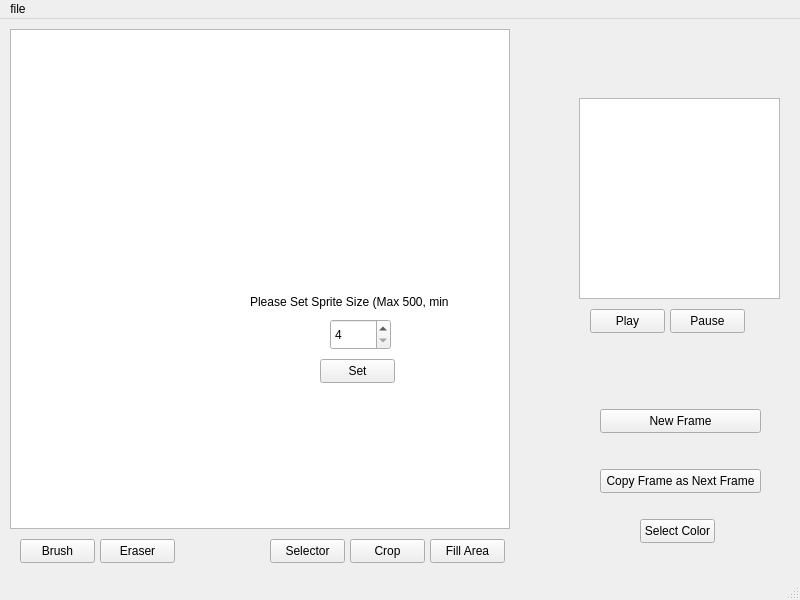
<?xml version="1.0" encoding="UTF-8"?>
<ui version="4.0">
 <class>SpriteEditor</class>
 <widget class="QMainWindow" name="SpriteEditor">
  <property name="geometry">
   <rect>
    <x>0</x>
    <y>0</y>
    <width>800</width>
    <height>600</height>
   </rect>
  </property>
  <property name="windowTitle">
   <string>SpriteEditor</string>
  </property>
  <widget class="QWidget" name="centralwidget">
   <widget class="QPushButton" name="playButton">
    <property name="geometry">
     <rect>
      <x>590</x>
      <y>290</y>
      <width>75</width>
      <height>24</height>
     </rect>
    </property>
    <property name="text">
     <string>Play</string>
    </property>
   </widget>
   <widget class="QPushButton" name="pauseButton">
    <property name="geometry">
     <rect>
      <x>670</x>
      <y>290</y>
      <width>75</width>
      <height>24</height>
     </rect>
    </property>
    <property name="text">
     <string>Pause</string>
    </property>
   </widget>
   <widget class="QGraphicsView" name="previewWindow">
    <property name="geometry">
     <rect>
      <x>579</x>
      <y>79</y>
      <width>201</width>
      <height>201</height>
     </rect>
    </property>
   </widget>
   <widget class="QPushButton" name="colorButton">
    <property name="geometry">
     <rect>
      <x>640</x>
      <y>500</y>
      <width>75</width>
      <height>24</height>
     </rect>
    </property>
    <property name="text">
     <string>Select Color</string>
    </property>
   </widget>
   <widget class="QPushButton" name="newFrameButton">
    <property name="geometry">
     <rect>
      <x>600</x>
      <y>390</y>
      <width>161</width>
      <height>24</height>
     </rect>
    </property>
    <property name="text">
     <string>New Frame</string>
    </property>
   </widget>
   <widget class="QPushButton" name="newFrameCopyButton">
    <property name="geometry">
     <rect>
      <x>600</x>
      <y>450</y>
      <width>161</width>
      <height>24</height>
     </rect>
    </property>
    <property name="text">
     <string>Copy Frame as Next Frame</string>
    </property>
   </widget>
   <widget class="QGraphicsView" name="drawingView">
    <property name="geometry">
     <rect>
      <x>10</x>
      <y>10</y>
      <width>500</width>
      <height>500</height>
     </rect>
    </property>
    <property name="sizePolicy">
     <sizepolicy hsizetype="Expanding" vsizetype="Expanding">
      <horstretch>0</horstretch>
      <verstretch>0</verstretch>
     </sizepolicy>
    </property>
    <property name="maximumSize">
     <size>
      <width>500</width>
      <height>500</height>
     </size>
    </property>
    <property name="verticalScrollBarPolicy">
     <enum>Qt::ScrollBarAlwaysOff</enum>
    </property>
    <property name="horizontalScrollBarPolicy">
     <enum>Qt::ScrollBarAlwaysOff</enum>
    </property>
   </widget>
   <widget class="QLabel" name="setSizeLabel">
    <property name="geometry">
     <rect>
      <x>250</x>
      <y>275</y>
      <width>201</width>
      <height>16</height>
     </rect>
    </property>
    <property name="text">
     <string>Please Set Sprite Size (Max 500, min 4)</string>
    </property>
   </widget>
   <widget class="QPushButton" name="setSizeButton">
    <property name="geometry">
     <rect>
      <x>320</x>
      <y>340</y>
      <width>75</width>
      <height>24</height>
     </rect>
    </property>
    <property name="text">
     <string>Set</string>
    </property>
   </widget>
   <widget class="QSpinBox" name="setSizeSpinBox">
    <property name="geometry">
     <rect>
      <x>330</x>
      <y>300</y>
      <width>61</width>
      <height>31</height>
     </rect>
    </property>
    <property name="minimum">
     <number>4</number>
    </property>
    <property name="maximum">
     <number>500</number>
    </property>
   </widget>
   <widget class="QPushButton" name="brushButton">
    <property name="geometry">
     <rect>
      <x>20</x>
      <y>520</y>
      <width>75</width>
      <height>24</height>
     </rect>
    </property>
    <property name="text">
     <string>Brush</string>
    </property>
    <property name="checkable">
     <bool>true</bool>
    </property>
    <property name="checked">
     <bool>false</bool>
    </property>
   </widget>
   <widget class="QPushButton" name="eraserButton">
    <property name="geometry">
     <rect>
      <x>100</x>
      <y>520</y>
      <width>75</width>
      <height>24</height>
     </rect>
    </property>
    <property name="text">
     <string>Eraser</string>
    </property>
    <property name="checkable">
     <bool>true</bool>
    </property>
    <property name="checked">
     <bool>false</bool>
    </property>
   </widget>
   <widget class="QPushButton" name="selectToolButton">
    <property name="geometry">
     <rect>
      <x>270</x>
      <y>520</y>
      <width>75</width>
      <height>24</height>
     </rect>
    </property>
    <property name="text">
     <string>Selector</string>
    </property>
    <property name="checkable">
     <bool>true</bool>
    </property>
    <property name="checked">
     <bool>false</bool>
    </property>
   </widget>
   <widget class="QPushButton" name="cropAreaButton">
    <property name="geometry">
     <rect>
      <x>350</x>
      <y>520</y>
      <width>75</width>
      <height>24</height>
     </rect>
    </property>
    <property name="text">
     <string>Crop</string>
    </property>
    <property name="checkable">
     <bool>false</bool>
    </property>
    <property name="checked">
     <bool>false</bool>
    </property>
   </widget>
   <widget class="QPushButton" name="fillAreaButton">
    <property name="geometry">
     <rect>
      <x>430</x>
      <y>520</y>
      <width>75</width>
      <height>24</height>
     </rect>
    </property>
    <property name="text">
     <string>Fill Area</string>
    </property>
    <property name="checkable">
     <bool>false</bool>
    </property>
    <property name="checked">
     <bool>false</bool>
    </property>
   </widget>
  </widget>
  <widget class="QMenuBar" name="menubar">
   <property name="geometry">
    <rect>
     <x>0</x>
     <y>0</y>
     <width>800</width>
     <height>21</height>
    </rect>
   </property>
   <widget class="QMenu" name="menufile">
    <property name="title">
     <string>file</string>
    </property>
    <addaction name="actionSave"/>
    <addaction name="actionOpen"/>
   </widget>
   <addaction name="menufile"/>
  </widget>
  <widget class="QStatusBar" name="statusbar"/>
  <action name="actionSave">
   <property name="text">
    <string>Save</string>
   </property>
  </action>
  <action name="actionOpen">
   <property name="text">
    <string>Open</string>
   </property>
  </action>
 </widget>
 <resources/>
 <connections/>
</ui>
